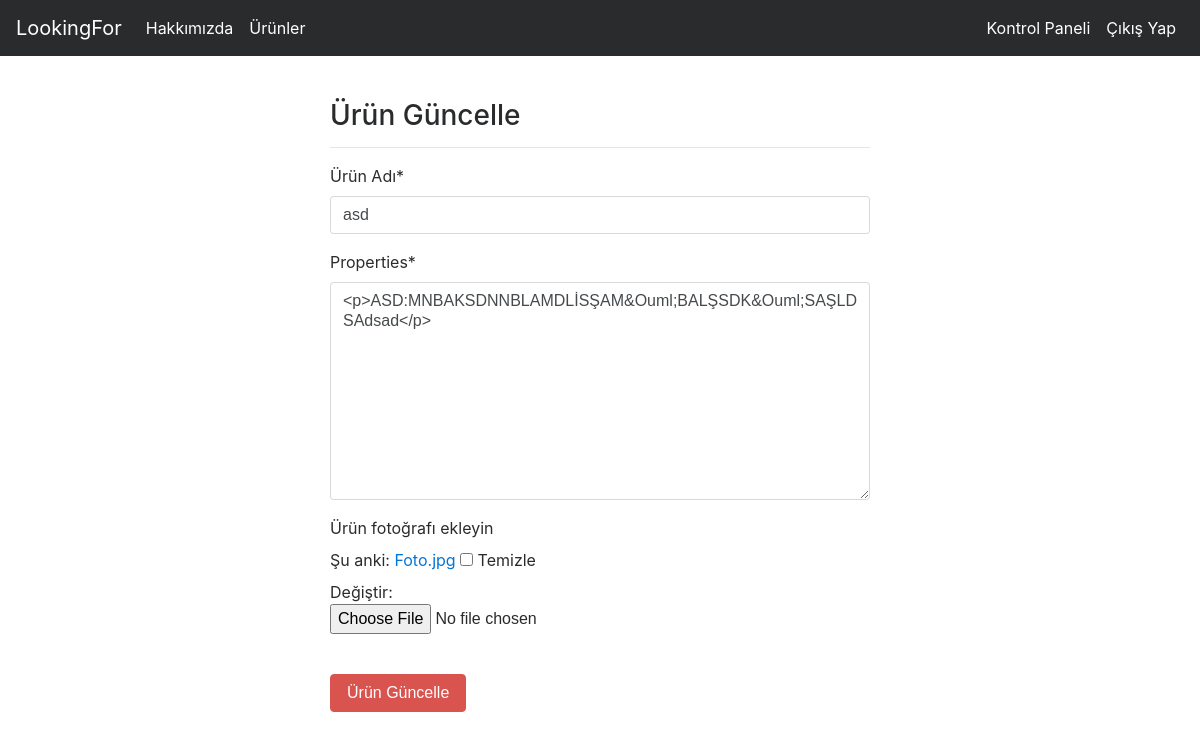
Screenshot of /products/update/12 (signed in) with the database file from the repository.
### product/models.py (models this page shows, shortened)
class Product(models.Model):
    author = models.ForeignKey("auth.User",on_delete = models.CASCADE,verbose_name = "Kullanıcı Adı" )
    title = models.CharField(max_length = 50,verbose_name = "Ürün Adı")
    properties = RichTextField()
    created_date = models.DateTimeField(auto_now_add=True,verbose_name = "İlan Tarihi")
    product_image = models.FileField(blank = True,null = True,verbose_name="Ürün fotoğrafı ekleyin")
    class Meta:
        ordering = ['-created_date']

### product/views.py (the view)
# urls.py: path('update/<int:id>',views.updateProduct,name="update"),
@login_required(login_url="user:login")
def updateProduct(request,id):
    product = get_object_or_404(Product,id=id)
    form = ProductForm(request.POST or None,request.FILES or None,instance=product)
    if form.is_valid():
        product = form.save(commit=False)
        product.author = request.user
        product.save()
        messages.success(request,"Ürün güncellendi.")
        return redirect("product:dashboard")
    return render(request,"update.html",{"form":form})

### product/forms.py
class ProductForm(forms.ModelForm):
    class Meta:
        model = Product
        fields = ["title","properties","product_image"]

### templates/update.html (shortened to what this page needs)
{% extends "layout.html" %}
{% block body %}
{% load crispy_forms_tags %}
<div class="row">
        <div class="col-md-6 offset-md-3">
                <h3>Ürün Güncelle</h3>
                <hr>
                <form method="POST" enctype="multipart/form-data">
                        {{form|crispy}}
                        <br>
                        <button type = "submit" class = "btn btn-danger">Ürün Güncelle</button>
                </form>
        </div>
</div>
{% endblock body %}

### rows the page displays
Product: title "asd", properties "<p>ASD:MNBAKSDNNBLAMDLİSŞAM&Ouml;BALŞSDK&Ouml;SAŞLDSAdsad</p>"
